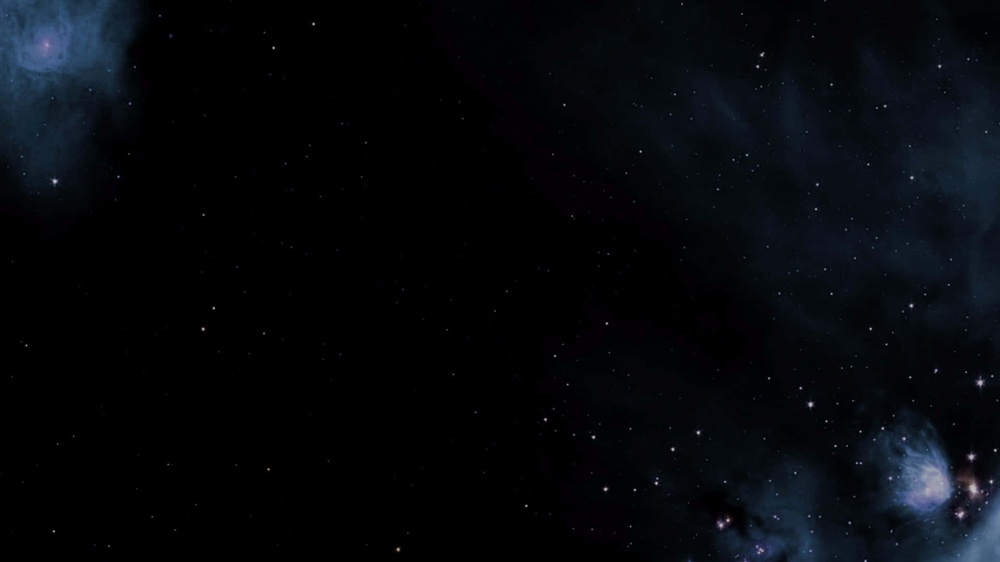
//> input picture sinusoid/image.jpg, 1000 x 562 px, shrunk from 1920 x 1080 before the run
$ ./sin   (built with g++ and OpenCV 4)
//> lines starting //> are read from the running program, lines starting //| are printed output that depends on the picture; after the words box and inside, x2 and y2 are one past the last pixel; in counts of white or black regions, pixels touching at a corner belong together
#include <iostream>
#include <opencv2/opencv.hpp>
#include <cmath>

using namespace cv;

int x_1 = {};

void robot(Mat& img, int x_cen, int y_cen)
{
	circle(
		img,
		Point(x_cen, y_cen),
		8,
		Scalar(255, 0, 0),
		FILLED
	);

	for (int i = -1; i < 2; i+=2)
	{
		for (int j = -1; j < 2; j+=2)
		{
			circle(
				img,
				Point(x_cen + i * 8, y_cen + j * 8),
				5,
				Scalar(255, 0, 0),
				FILLED
			);
		}
	}
}

double y(int x, int offset)
{
	double fr = {0.05};
	double ampl = {150};

	return  ampl * sin(fr * x) + (offset / 2);
}


int main(int args, char** argv)
{
	Mat image = imread("image.jpg");
//> image is the input picture: 562 rows x 1000 cols, CV_8UC3; mean B, G, R 11.8, 7.8, 5.3

	if (image.empty())
	{
		std::cout << "Проблемы!" << std::endl;
		std::cin.get();
		return -1;
	}

	int width = image.cols;
//> width = 1000
	int height = image.rows;
//> height = 562

	Mat image2(width, height, CV_8UC1);

	for (x_1 = 0; x_1 < width; x_1++)
	{
		image.copyTo(image2);

		for (int x = 0; x < x_1; x++)
		{
			line(
				image2,
				Point(x, y(x, height)),
			       	Point(x + 1, y((x + 1), height)),
			       	Scalar(0, 0, 255),
				2
			);
		}

		robot(image2, x_1, y(x_1, height));

		namedWindow("image_first");
		imshow("image_first", image2);

		if (x_1 == (width / 2)) imwrite("image2.jpg", image2);

		waitKey(10);
	}
//> this loop made 1000 passes
//> pass 2, `robot(image2, x_1, y(x_1, height));`:
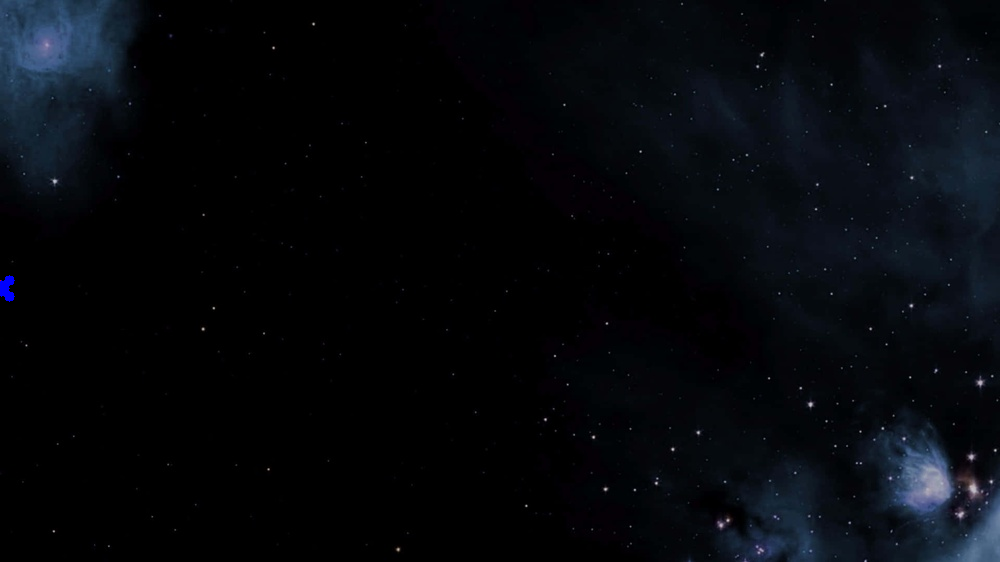
//> image2: 562 rows x 1000 cols, CV_8UC3; mean B, G, R 11.9, 7.8, 5.3
//> pass 3, `robot(image2, x_1, y(x_1, height));`:
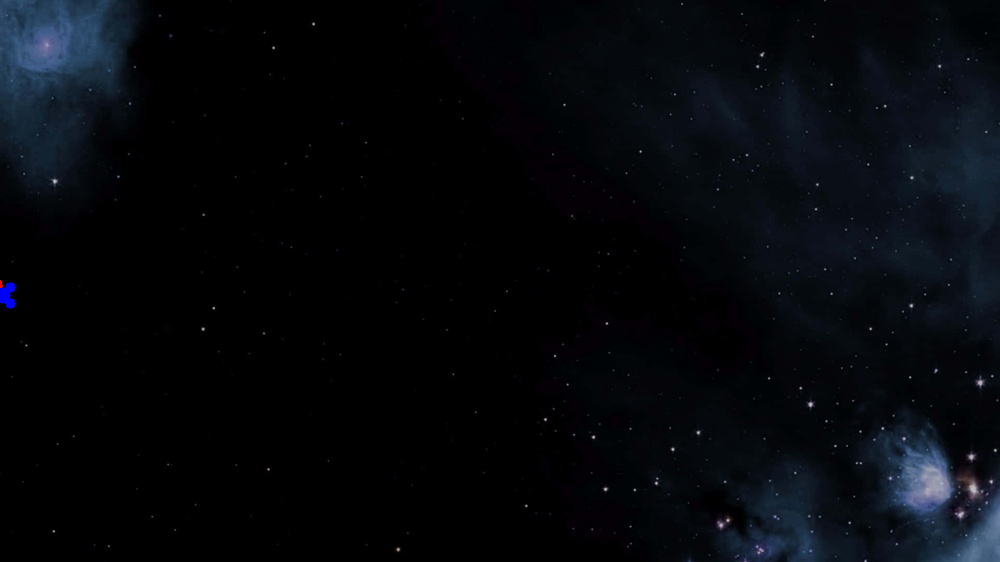
//> image2: 562 rows x 1000 cols, CV_8UC3; 271 pixels changed, all inside (x1, y1, x2, y2) = (0, 275, 16, 309)
//> after the loop:
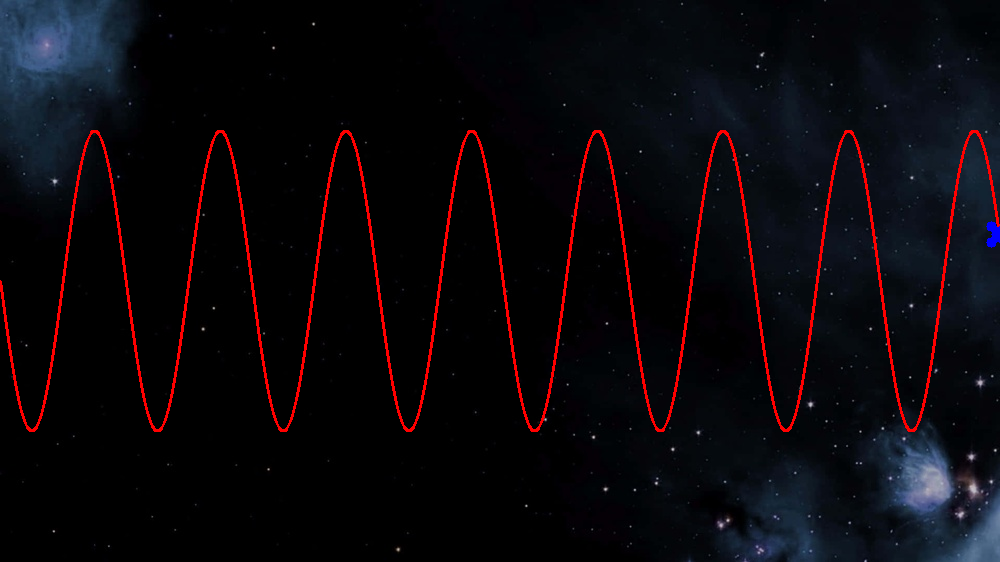
//> image2: 562 rows x 1000 cols, CV_8UC3; 2.6% of pixels changed, all inside (x1, y1, x2, y2) = (0, 130, 1000, 432)

	waitKey(0);
}
